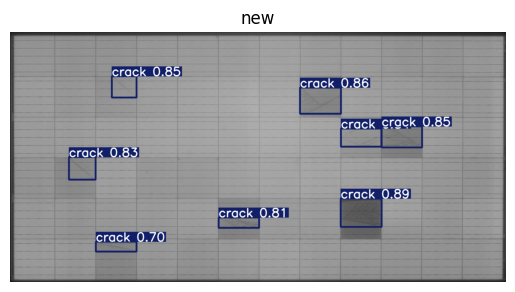
#> input picture download (3).png, 515 x 292 px, given in place of 2.jpg, which was not available
$ jupyter execute --allow-errors PV.ipynb   (shell and % lines are left out)   (older library calls are emulated)   (text cells are left out)
#> lines starting #> are read from the running program, lines starting #| are printed output that depends on the picture; long printed decimals are rounded; pictures that were not available may be replaced by others from this repository, and a replacement may not be noted
[cell 1]

from roboflow import Roboflow
#> (the rest of this cell did not finish here and is left out)

[cell 2]
import os
import yaml
from glob import glob

yaml_path = "/content/pv-last-version--10/data.yaml"
#> (the rest of this cell did not finish here and is left out)

[cell 3]
import os

# paths
paths = ["/content/pv-last-version--10/test/labels", "/content/pv-last-version--10/train/labels", "/content/pv-last-version--10/valid/labels"]

# define valid IDs (0 to 5 since nc=6)
valid_ids = set(range(6))
found_invalid = False

for p in paths:
    if not os.path.exists(p):
        print(f"⚠️ Path not found: {p}")
        continue

    for file in os.listdir(p):
        if file.endswith(".txt"):
            with open(os.path.join(p, file), "r") as f:
                for line_num, line in enumerate(f, 1):
                    parts = line.strip().split()
                    if not parts:  # skip empty lines
                        continue
                    class_id = int(parts[0])
                    if class_id not in valid_ids:
                        print(f"❌ Invalid ID {class_id} in {p}/{file}, line {line_num}")
                        found_invalid = True

if not found_invalid:
    print("✅ All class IDs are valid (0–5) in train/valid/test labels.")

[cell 4]
from google.colab import drive
drive.mount('/content/drive')

[cell 5]
project_path = "/content/drive/MyDrive/training_result(6 classes)"

[cell 6]
from ultralytics import YOLO

#> (the rest of this cell did not finish here and is left out)

[cell 7]
from ultralytics import YOLO
import cv2
import matplotlib.pyplot as plt

#> (the rest of this cell did not finish here and is left out)

[cell 8]
from google.colab import drive
drive.mount('/content/drive')

[cell 9]
from ultralytics import YOLO
import cv2
import matplotlib.pyplot as plt


#> (the rest of this cell did not finish here and is left out)

#> (a cell that did not finish here is left out)

[cell 11]
from ultralytics import YOLO
import cv2
import matplotlib.pyplot as plt


#> (the rest of this cell did not finish here and is left out)

[cell 12]
from ultralytics import YOLO
import cv2
import matplotlib.pyplot as plt


#> (the rest of this cell did not finish here and is left out)

[cell 13]
from ultralytics import YOLO
import cv2
import matplotlib.pyplot as plt

#> (the rest of this cell did not finish here and is left out)

[cell 14]
from ultralytics import YOLO
import cv2
import numpy as np
import matplotlib.pyplot as plt


#> (the rest of this cell did not finish here and is left out)

[cell 15]
import cv2
import numpy as np

def calculate_sharpness(image_path):
#> called with image_path = '/content/2.jpg'
    img = cv2.imread(image_path, cv2.IMREAD_GRAYSCALE)
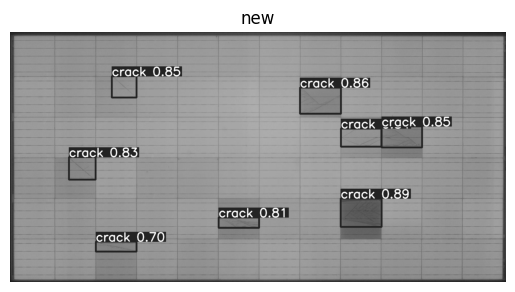
#> img: shape (292, 515); min 0, max 255, mean 161.8
    laplacian_var = cv2.Laplacian(img, cv2.CV_64F).var()
#> laplacian_var = 2241.7
    return laplacian_var

sharpness_value = calculate_sharpness("/content/2.jpg")
#> sharpness_value = 2241.7
print("Sharpness (Laplacian Variance):", sharpness_value)
#| Sharpness (Laplacian Variance): 2241.669

[cell 16]
def sharpness_sobel(image_path):
#> called with image_path = '/content/2.jpg'
    img = cv2.imread(image_path, cv2.IMREAD_GRAYSCALE)
    sobelx = cv2.Sobel(img, cv2.CV_64F, 1, 0, ksize=3)
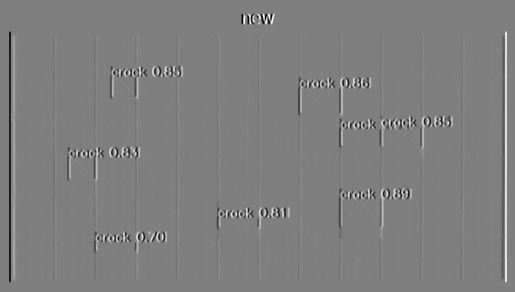
#> sobelx: shape (292, 515) float64; min -1020, max 1020, mean 0; drawn with min black and max white
    sobely = cv2.Sobel(img, cv2.CV_64F, 0, 1, ksize=3)
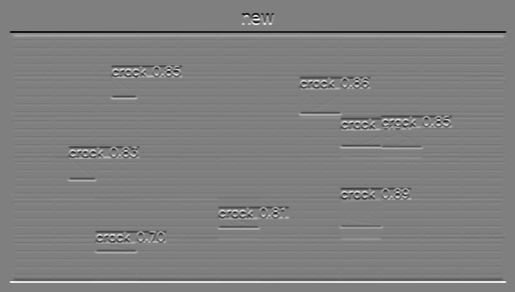
#> sobely: shape (292, 515) float64; min -1020, max 1020, mean 0; drawn with min black and max white
    gradient_magnitude = np.sqrt(sobelx**2 + sobely**2)
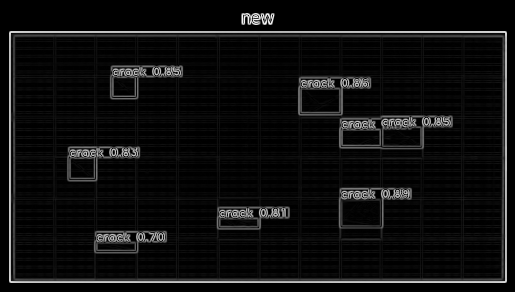
#> gradient_magnitude: shape (292, 515) float64; min 0, max 1060.8, mean 61.4; drawn with min black and max white
    return np.mean(gradient_magnitude)

sharpness_val = sharpness_sobel("/content/2.jpg")
#> sharpness_val = 61.4
print("Sharpness (Sobel):", sharpness_val)
#| Sharpness (Sobel): 61.397
